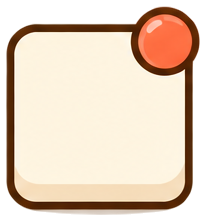
#> input picture web/art/golden-ui/cell-new.png, 206 x 221 px, given in place of b1-1.png, which was not available
$ python slice-gpt-work.py
#> lines starting #> are read from the running program, lines starting #| are printed output that depends on the picture; after the words box and inside, x2 and y2 are one past the last pixel; in counts of white or black regions, pixels touching at a corner belong together; pictures that were not available may be replaced by others from this repository, and a replacement may not be noted
#> in main, src is the input picture: PIL image 206x221 RGBA; mean R, G, B, A 189.7, 165.7, 143.1, 195.7
"""Cut the GPT work sheets (artifacts/art-inbox/b1..b4) into single transparent pieces in web/art/golden-ui.

Each sheet's pieces are found as alpha blobs, put in reading order and named by the job's part list; a few parts
are drawn as several blobs (dotted divider, sparkles, confetti, steam) and are merged by index. Pixels are kept
as generated (only alpha < 12 dropped), cropped to the visible bounds with a 6px transparent margin, never resized.
"""
from pathlib import Path
from PIL import Image
import numpy as np, json, hashlib
from scipy import ndimage

ROOT = Path(__file__).resolve().parents[1]
INBOX = ROOT / 'artifacts/art-inbox'
OUT = ROOT / 'web/art/golden-ui'
SKILLS = ['CUL-1', 'CUL-2', 'CUL-3', 'CUL-4', 'CUL-5', 'CUL-S', 'HOME-1', 'HOME-2', 'HOME-3', 'HOME-4', 'HOME-5', 'HOME-S']
SKILLS2 = ['TRADE-1', 'TRADE-2', 'TRADE-3', 'TRADE-4', 'TRADE-5', 'TRADE-S', 'OBS-1', 'OBS-2', 'OBS-3', 'OBS-4', 'OBS-5', 'OBS-S',
           'TRIP-1', 'TRIP-2', 'TRIP-3', 'TRIP-4', 'TRIP-5', 'TRIP-S']
# sheet -> (file, names in reading order; a tuple of blob indexes merges them into one piece)
SHEETS = {
  'b1-1': ('b1/b1-1.png', ['paper-main', 'paper-torn', 'inset-board', 'sticky-note', 'strip-label', 'drawer-lip']),
  'b1-2': ('b1/b1-2.png', ['hanging-sign', 'ribbon-green', 'ribbon-yellow', 'ribbon-red', 'section-tag', 'bunting']),
  'b1-3': ('b1/b1-3.png', ['btn-close', 'btn-back', 'btn-minus', 'btn-plus', 'coin-quick', 'coin-quick-on', 'coin-quick-off', 'chip-plain', 'chip-hot']),
  'b1-4': ('b1/b1-4-v2.png', {0: 'bar-track', 4: 'bar-green', 5: 'bar-yellow', 9: 'bar-red', 1: 'bead', 2: 'cell', 3: 'cell-on', 6: 'cell-missing', 7: 'cell-locked', 8: 'cell-new'}),
  'b1-5': ('b1/b1-5.png', {0: 'divider-leaf', (1, 2, 3): 'divider-dots', 4: 'arrow', 5: 'leaf-corner-l', 6: 'leaf-corner-r', (7, 8, 9): 'sparkles', 10: 'stamp-ring'}),
  'b2-1': ('b2/b2-1.png', ['ic-hourglass', 'ic-flame', 'ic-pot', 'ic-egg', 'ic-duck-egg', 'ic-jar', 'ic-broom', 'ic-germ', 'ic-fresh', 'ic-upgrade', 'ic-hammer', 'ic-fence', 'ic-house', 'ic-star', 'ic-heart', 'ic-check']),
  'b2-2': ('b2/b2-2-v2.png', ['ic-chick', 'ic-basket', 'ic-bill', 'ic-bell', 'ic-gift', 'ic-calendar', 'ic-book', 'ic-map', 'ic-leaf', 'ic-chest', 'ic-filter', 'ic-sort', 'ic-tag', 'ic-refresh', 'ic-alarm', 'ic-cross']),
  'b3-1': ('b3/b3-1.png', ['clean-set', 'counter-clean', 'counter-dusty', 'counter-dirty', 'fence-broken', 'fence-fixed']),
  'b3-2': ('b3/b3-2-v2.png', {(0, 1, 2, 3, 4, 6, 8): 'confetti', 7: 'basket-empty', (5, 9): 'steam', 10: 'crate-empty', 11: 'blueprint', 12: 'coin-pile'}),
  'b4-1': ('b4/b4-1.png', [f'skill-{s}' for s in SKILLS] + ['branch-cul', 'branch-home', 'branch-trade', 'branch-obs']),
  'b4-2': ('b4/b4-2.png', [f'skill-{s}' for s in SKILLS2] + ['branch-trip', 'skill-point']),
  'b4-3': ('b4/b4-3-v2.png', ['set-music', 'set-sound', 'set-hatch', 'set-keep', 'set-notify', 'set-background']),
}


def blobs(alpha):
  solid = alpha > 24
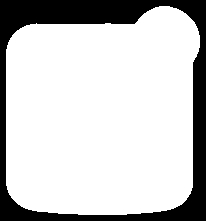
#> solid: shape (221, 206) bool; 78.4% white; 1 black region, box (x1, y1, x2, y2) and area: (0, 0, 206, 221) 9827
  lab, _ = ndimage.label(ndimage.binary_dilation(solid, iterations=14))
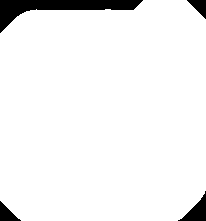
#> lab: shape (221, 206) int32; values 0 (black) and 1 (white), 94.6% white; 4 black regions, box (x1, y1, x2, y2) and area: (0, 0, 143, 33) 1672, (178, 191, 206, 221) 364, (0, 201, 21, 221) 212, (187, 0, 206, 19) 190
  boxes = []
  for sl in ndimage.find_objects(lab):
    sub = solid[sl]
    if sub.sum() < 300:
      continue
    ys, xs = np.where(sub)
    boxes.append((sl[1].start + xs.min(), sl[0].start + ys.min(), sl[1].start + xs.max() + 1, sl[0].start + ys.max() + 1))
#> this loop made 1 pass
#> after the loop, boxes = [(6, 6, 200, 215)]
  boxes.sort(key=lambda b: (b[1] + b[3]) / 2)
  rows = []
  for b in boxes:
    cy = (b[1] + b[3]) / 2
    if rows and abs(cy - rows[-1][0]) < 60:
      rows[-1][1].append(b)
    else:
      rows.append([cy, [b]])
#> this loop made 1 pass
#> (b, cy) on pass 1: ((6, 6, 200, 215), 110.5)
#> after the loop, rows = 1 item
  return [b for r in rows for b in sorted(r[1], key=lambda b: b[0])]


def main():
  OUT.mkdir(parents=True, exist_ok=True)
  assets = []
  for sheet, (file, names) in SHEETS.items():
    src = Image.open(INBOX / file).convert('RGBA')
    found = blobs(np.array(src)[..., 3])
#> found = [(6, 6, 200, 215)]
    plan = dict(enumerate(names)) if isinstance(names, list) else names
    used = sorted(i for k in plan for i in (k if isinstance(k, tuple) else (k,)))
#> (the run stopped early here; a loop or call above may not have finished)
